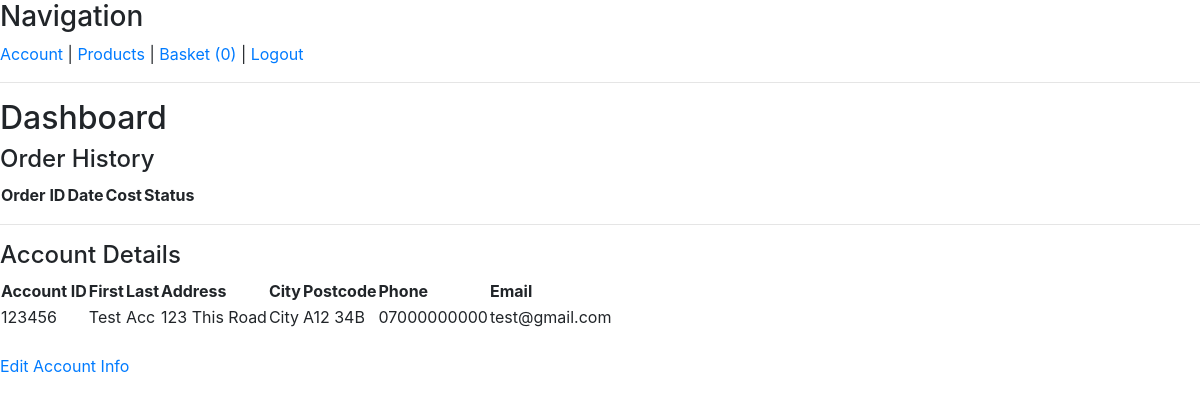
The app's page /file/pages/account.php (signed in) with its own data.
### tables this page shows
CREATE TABLE `customers` (
  `customer_id` int(6) UNSIGNED NOT NULL,
  `first_name` varchar(30) NOT NULL,
  `last_name` varchar(30) NOT NULL,
  `address` varchar(30) NOT NULL,
  `city` varchar(30) NOT NULL,
  `postcode` varchar(10) NOT NULL,
  `phone` varchar(11) NOT NULL,
  `email` varchar(30) NOT NULL,
  `password` varchar(64) NOT NULL
);

### file/includes/functions.php (called while the page is built, shortened)
<?php
function get($table, $column, $param){
    include '../config/database.php';
    $sql = "SELECT * FROM $table WHERE $column = $param";
    $result = mysqli_query($conn, $sql);
    $user=array();
    while($row=mysqli_fetch_array($result)) {
        $user[]=$row;
    };
    return $user;
}

### file/pages/account.php (the view, shortened to what this page needs)
<?php
include 'layout/header.php';
include '../includes/functions.php';
$account_details=get("customers","customer_id",$_SESSION['account_id']);
?>
<h2>Dashboard</h2>
<h4>Order History</h4>
<table>
    <tr>
        <th>Order ID</th>
        <th>Date</th>
        <th>Cost</th>
        <th>Status</th>
        <th></th>
    </tr>
</table>
<hr>
<h4>Account Details</h4>
<table>
    <tr>
        <th>Account ID</th>
        <th>First</th>
        <th>Last</th>
        <th>Address</th>
        <th>City</th>
        <th>Postcode</th>
        <th>Phone</th>
        <th>Email</th>
    </tr>
<?php foreach($account_details as $account): ?>
    <tr>
        <td><?php echo $account["customer_id"];?></td>
        <td><?php echo $account["first_name"];?></td>
        <td><?php echo $account["last_name"];?></td>
        <td><?php echo $account["address"];?></td>
        <td><?php echo $account["city"];?></td>
        <td><?php echo $account["postcode"];?></td>
        <td><?php echo $account["phone"];?></td>
        <td><?php echo $account["email"];?></td>
    </tr>
<?php endforeach; ?>
</table>
<br>
<a href="edit_account.php">Edit Account Info</a>

### records on screen
customers: customer_id "123456", first_name "Test", last_name "Acc", address "123 This Road", city "City", postcode "A12 34B", phone "07000000000", email "test@gmail.com"

### other values on screen
$_SESSION["count"] "0"
